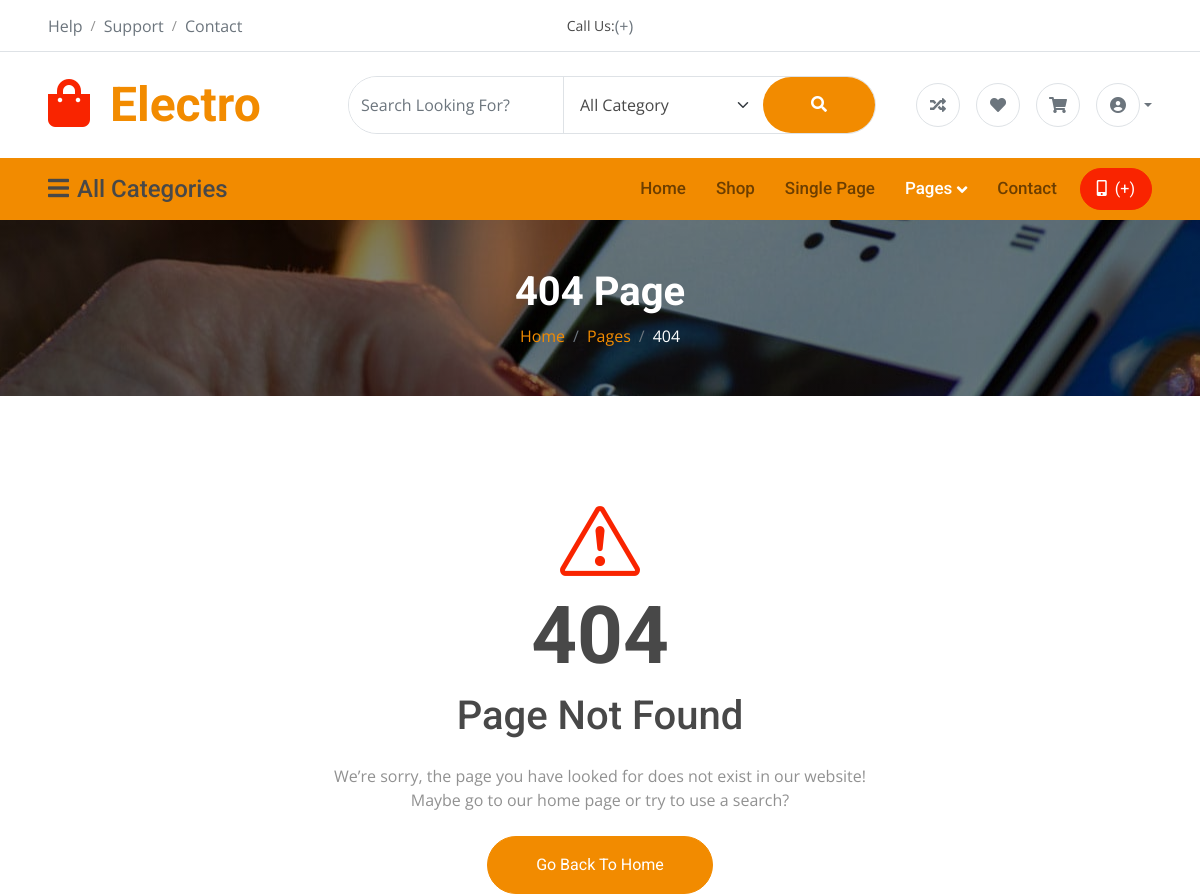
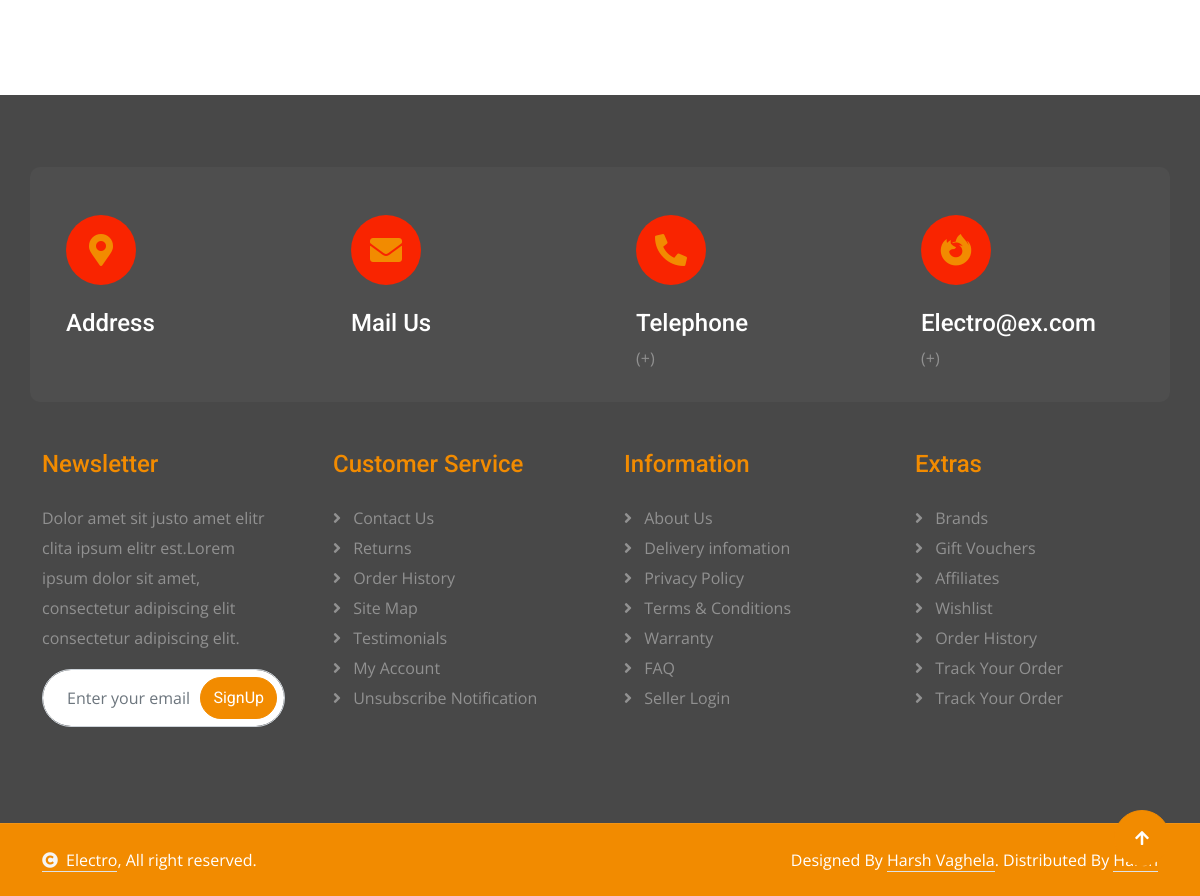
The app's page /error/, older data (2 pictures, top to bottom).
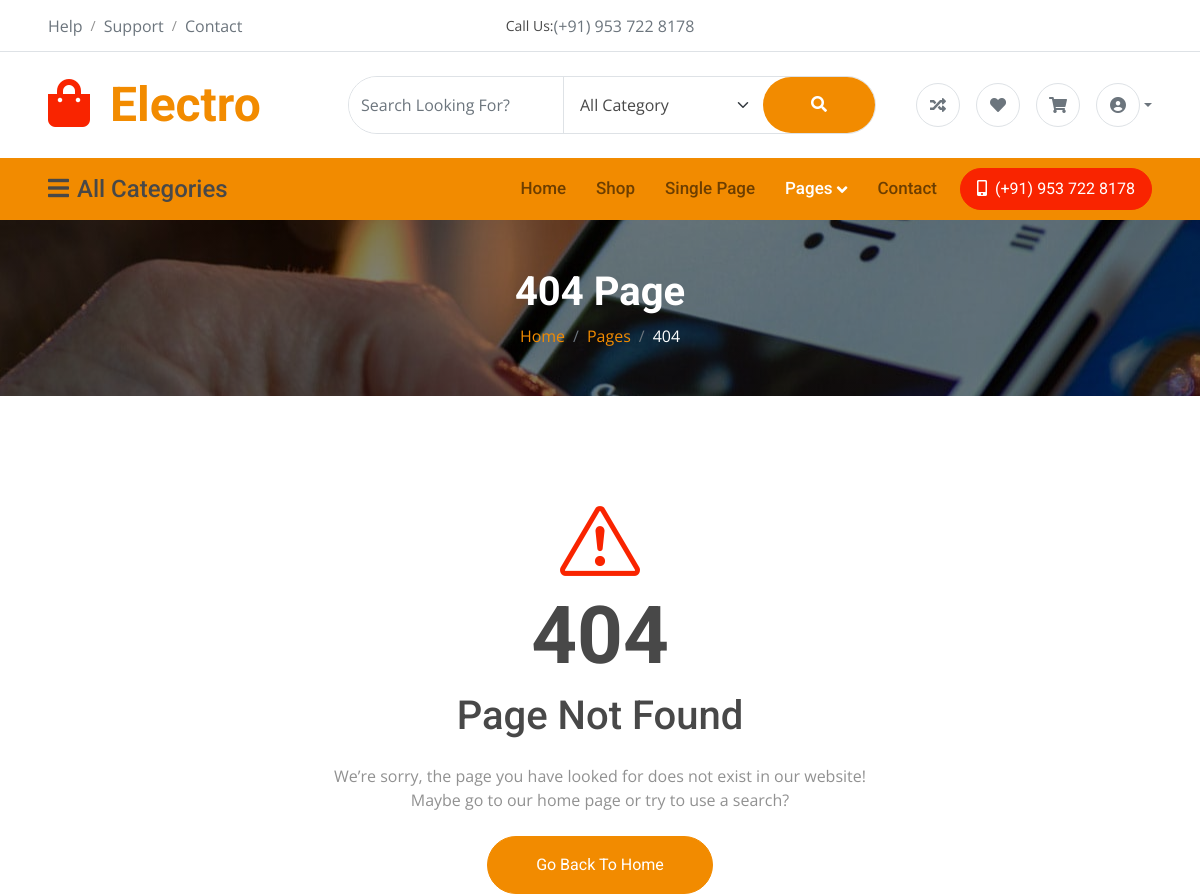
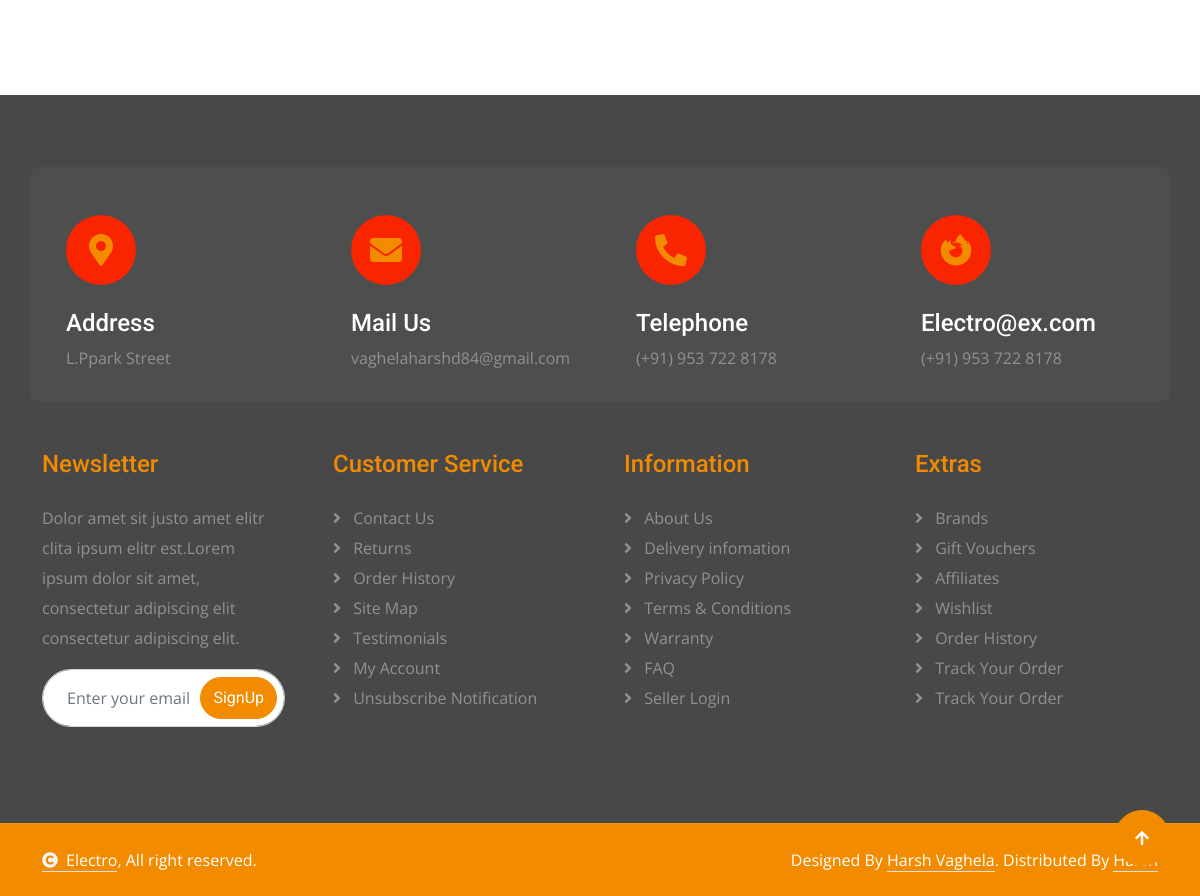
The same page, newer data (2 pictures, top to bottom).
### myapp/models.py (models this page shows, shortened)
class Contact(models.Model):
    code=models.CharField(max_length=3,validators=[MinLengthValidator(1)])
    contact_number=models.CharField(max_length=12,validators=[MinLengthValidator(10)])
    contact_email=models.EmailField(null=True,blank=True,max_length=40)
    address=models.CharField(max_length=60,null=True,blank=True)

### myapp/views.py (the view)
# urls.py: path("error/",views.error,name="error"),
def error(request):
    contacts=Contact.objects.first()
    categories = Category.objects.annotate(count=Count("product"))
    return render(request,"404.html",{"contacts":contacts,"categories":categories})

### myapp/templates/404.html
{% extends "index.html" %}
{%load static%}
{% block start %}
    <div class="container-fluid page-header py-5">
        <h1 class="text-center text-white display-6 wow fadeInUp" data-wow-delay="0.1s">404 Page</h1>
        <ol class="breadcrumb justify-content-center mb-0 wow fadeInUp" data-wow-delay="0.3s">
            <li class="breadcrumb-item"><a href="#">Home</a></li>
            <li class="breadcrumb-item"><a href="#">Pages</a></li>
            <li class="breadcrumb-item active text-white">404</li>
        </ol>
    </div>
    <div class="container-fluid py-5">
        <div class="container py-5 text-center">
            <div class="row justify-content-center">
                <div class="col-lg-6">
                    <i class="bi bi-exclamation-triangle display-1 text-secondary"></i>
                    <h1 class="display-1">404</h1>
                    <h1 class="mb-4">Page Not Found</h1>
                    <p class="mb-4">We’re sorry, the page you have looked for does not exist in our website! Maybe go to
                        our home page or try to use a search?</p>
                    <a class="btn btn-primary rounded-pill py-3 px-5" href="{% url "index" %}">Go Back To Home</a>
                </div>
            </div>
        </div>
    </div>
{% endblock start %}

### myapp/templates/index.html (shortened to what the changed rows need)
{%load static%}
<!DOCTYPE html>
<html lang="en">
<head>
    <link rel="stylesheet" href="https://cdnjs.cloudflare.com/ajax/libs/font-awesome/6.5.0/css/all.min.css">
    <link rel="stylesheet" href="https://use.fontawesome.com/releases/v5.15.4/css/all.css" />
    <link href="https://cdn.jsdelivr.net/npm/bootstrap-icons@1.4.1/font/bootstrap-icons.css" rel="stylesheet">
    <link href="{% static "lib/animate/animate.min.css" %}" rel="stylesheet">
    <link href="{% static "lib/owlcarousel/assets/owl.carousel.min.css" %}" rel="stylesheet">
    <link href="{% static "css/bootstrap.min.css" %}" rel="stylesheet">
    <link href="{% static "css/style.css" %}" rel="stylesheet">
</head>
<body>
    <div class="container-fluid px-5 d-none border-bottom d-lg-block">
        <div class="row gx-0 align-items-center">
            <div class="col-lg-4 text-center d-flex align-items-center justify-content-center">
                <small class="text-dark">Call Us:</small>
                <a href="#" class="text-muted"> (+{{contacts.code}})   {{ contacts.contact_number|slice:":3" }} {{ contacts.contact_number|slice:"3:6" }} {{ contacts.contact_number|slice:"6:" }}</a>
            </div>
        </div>
    </div>
    <div class="container-fluid px-5 py-4 d-none d-lg-block">
        <div class="row gx-0 align-items-center text-center">
            <div class="col-md-4 col-lg-3 text-center text-lg-start">
                <div class="d-inline-flex align-items-center">
                    <a href="" class="navbar-brand p-0">
                        <h1 class="display-5 text-primary m-0">
                            <i class="fas fa-shopping-bag text-secondary me-2"></i>
                            Electro
                        </h1>
                    </a>
                </div>
            </div>
        </div>
    </div>
    <div class="container-fluid nav-bar p-0">
        <div class="row gx-0 bg-primary px-5 align-items-center">
            <div class="col-12 col-lg-9">
                <nav class="navbar navbar-expand-lg navbar-light bg-primary ">
                    <div class="collapse navbar-collapse" id="navbarCollapse">
                        <div class="navbar-nav ms-auto py-0">
                            <a href="{% url "index" %}"
                                class="nav-item nav-link {% if request.resolver_match and request.resolver_match.url_name == 'index' %}active{% endif %}">Home</a>
                            <a href="{% url "shop" %}"
                                class="nav-item nav-link {% if request.resolver_match and request.resolver_match.url_name == 'shop' %}active{% endif %}">Shop</a>
                            <a href="{% url "single" %}"
                                class="nav-item nav-link {% if request.resolver_match and request.resolver_match.url_name == 'single' %}active{% endif %}">Single
                                Page</a>
                            <div class="nav-item dropdown">
                            </div>
                            <a href="{% url "contact" %}"
                                class="nav-item nav-link me-2 {% if request.resolver_match and request.resolver_match.url_name == 'contact' %}active{% endif %}">Contact</a>
                        </div>
                        <a href="" class="btn btn-secondary rounded-pill py-2 px-4 px-lg-3 mb-3 mb-md-3 mb-lg-0"><i
                                class="fa fa-mobile-alt me-2"></i>(+{{contacts.code}})   {{ contacts.contact_number|slice:":3" }} {{ contacts.contact_number|slice:"3:6" }} {{ contacts.contact_number|slice:"6:" }}</a>
                    </div>
                </nav>
            </div>
        </div>
    </div>
    {% block start%}{% endblock %}
    <div class="container-fluid footer py-5 wow fadeIn" data-wow-delay="0.2s">
        <div class="container py-5">
            <div class="row g-4 rounded mb-5" style="background: rgba(255, 255, 255, .03);">
                <div class="col-md-6 col-lg-6 col-xl-3">
                    <div class="rounded p-4">
                        <div>
                            <h4 class="text-white">Address</h4>
                            <p class="mb-2">{{contacts.address}}</p>
                        </div>
                    </div>
                </div>
                <div class="col-md-6 col-lg-6 col-xl-3">
                    <div class="rounded p-4">
                        <div>
                            <h4 class="text-white">Mail Us</h4>
                            <p class="mb-2">{{contacts.contact_email}}</p>
                        </div>
                    </div>
                </div>
                <div class="col-md-6 col-lg-6 col-xl-3">
                    <div class="rounded p-4">
                        <div>
                            <h4 class="text-white">Telephone</h4>
                            <p class="mb-2">(+{{contacts.code}})   {{ contacts.contact_number|slice:":3" }} {{ contacts.contact_number|slice:"3:6" }} {{ contacts.contact_number|slice:"6:" }}</p>
                        </div>
                    </div>
                </div>
                <div class="col-md-6 col-lg-6 col-xl-3">
                    <div class="rounded p-4">
                        <div>
                            <h4 class="text-white">Electro@ex.com</h4>
                            <p class="mb-2">(+{{contacts.code}})   {{ contacts.contact_number|slice:":3" }} {{ contacts.contact_number|slice:"3:6" }} {{ contacts.contact_number|slice:"6:" }}</p>
                        </div>
                    </div>
                </div>
            </div>
        </div>
    </div>
</body>
</html>

Row changes from the older to the newer data that the page shows:
added Contact: code "91", contact_number "953", contact_number "722", contact_number "8178", address "L.Ppark Street", contact_email "vaghelaharshd84@gmail.com"
